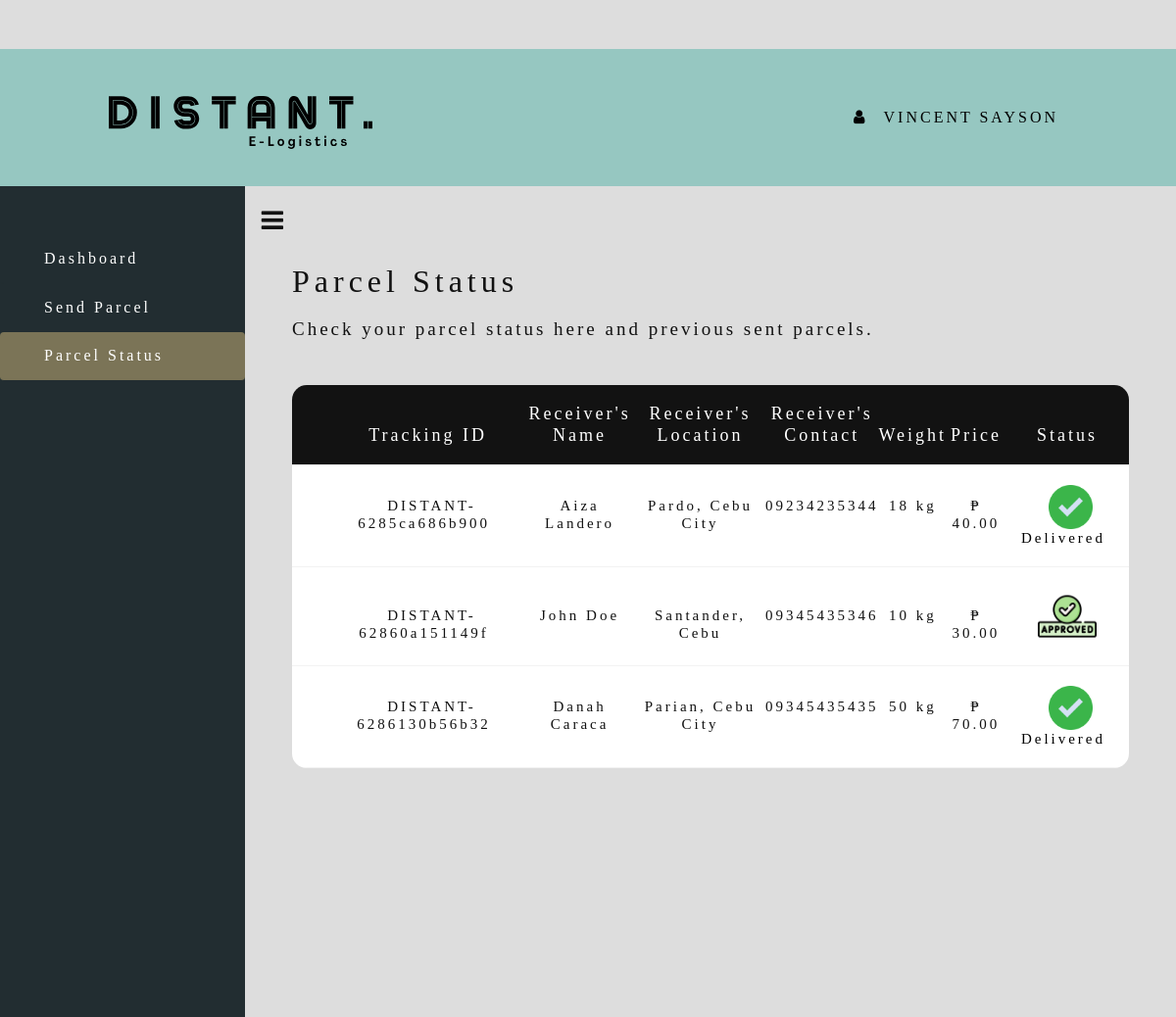
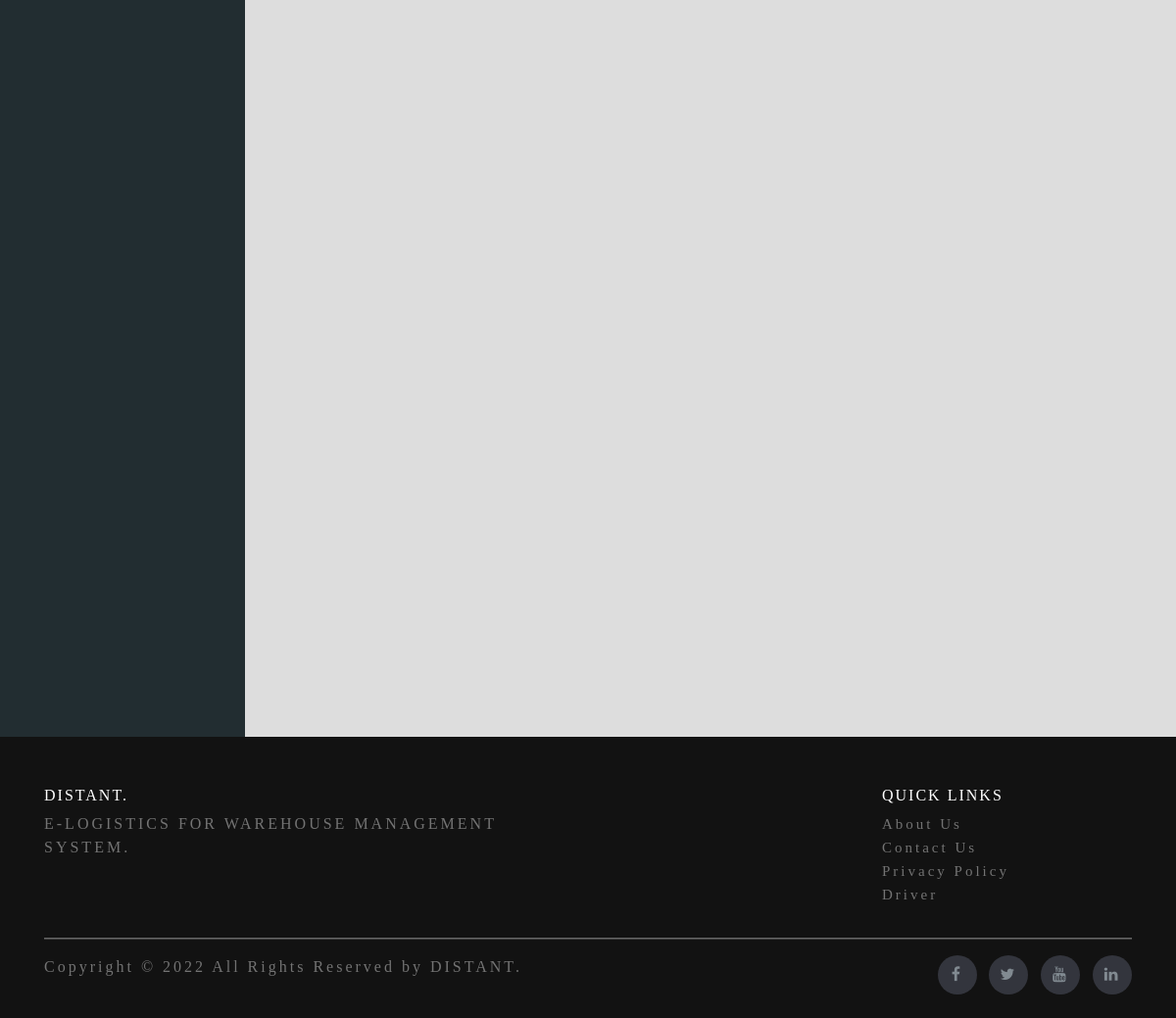
The page /user/customer/parcel-status.php (signed in) on the database its author committed (2 pictures, top to bottom).
### tables this page shows
CREATE TABLE `parcels` (
  `id` int(11) NOT NULL,
  `fullname` varchar(255) NOT NULL,
  `address` varchar(255) NOT NULL,
  `contact` varchar(255) NOT NULL,
  `sender_id` int(11) NOT NULL,
  `status` varchar(255) NOT NULL DEFAULT 'To Be Approve',
  `pick_up` date DEFAULT NULL,
  `pick_up_time` time DEFAULT NULL,
  `real_pick_up` date DEFAULT NULL,
  `real_pick_up_time` time DEFAULT NULL,
  `driver_id` int(11) NOT NULL,
  `est` date DEFAULT NULL,
  `est_time` time DEFAULT NULL,
  `real_est` date DEFAULT NULL,
  `real_est_time` time DEFAULT NULL,
  `weight` varchar(255) DEFAULT NULL,
  `rate` varchar(255) DEFAULT NULL,
  `tracking_id` varchar(255) DEFAULT NULL,
  `parcel_location` varchar(255) NOT NULL DEFAULT 'not-defined'
);

### process/functions.php (called while the page is built, shortened)
<?php
function show_data($table_name, $pk, $id)
{
    $conn = connect();
    $sql = "SELECT * FROM $table_name WHERE $pk = '$id'";
    $result = $conn->query($sql);
    if ($result == TRUE) {
        return $result->fetch_assoc();
    }
}
function show_data_multiple($table_name, $pk, $id)
{
    $conn = connect();
    $sql = "SELECT * FROM $table_name WHERE $pk = '$id'";
    $result = $conn->query($sql);
    if ($result->num_rows > 0) {
        $rows = array();
        while ($row  = $result->fetch_assoc()) {
            $rows[] = $row;
        }
        return $rows;
    } else {
        return FALSE;
    }
}

### user/customer/parcel-status.php (the view, shortened to what this page needs)
<?php
    include("check_user.php");
    include '../../process/functions.php';
    $data = show_data('parcels', 'sender_id', $_SESSION['id']);
?>
<!DOCTYPE html>
<html lang="en">
    <head>
        <link href="/distant-elogistics/css/bootstrap.css" rel="stylesheet" type="text/css" media="all" />
        <link href="/distant-elogistics/css/style.css" rel="stylesheet" type="text/css" media="all" />
        <link href="/distant-elogistics/css/easy-responsive-tabs.css" rel='stylesheet' type='text/css'/>
        <link href="/distant-elogistics/css/font-awesome.css" rel="stylesheet">
        <link rel="stylesheet" href="/distant-elogistics/user/css/nav-style.css">
    </head>
    <body class="bbg1">
        <?php
            include ("header.php");
        ?>
		<div id="user-body" class="d-flex align-items-stretch" style="min-height: 200%;">
		    <nav id="sidebar">
				<div id="btn-mn" class="custom-menu">
					<button type="button" id="sidebarCollapse" class="btn-menu">
                        <i class="fa fa-bars"></i>
	                </button>
                </div>
                <ul class="nav nav-pills flex-column mb-5 stick-nav">
                    <li class="nav-item" style="margin-top: 50px;">
                        <a href="index.php" class="nav-link text-white">
                            Dashboard
                        </a>
                    </li>
                    <li>
                        <a href="send-parcel.php" class="nav-link text-white">
                            Send Parcel
                        </a>
                    </li>
                    <li>
                        <a href="parcel-status.php" class="nav-link active fnt" aria-current="page">
                            Parcel Status
                        </a>
                    </li>
                </ul>
            </nav>
            <div id="content" class="p-4 p-md-5 pt-5">
                <h2 class="head-content">Parcel Status</h2>
                <p class="contp" style="margin-bottom: 40px;" >Check your parcel status here and previous sent parcels.</p>
                <div class="limiter">
                    <div class="container-table100">
                        <div class="wrap-table100">
                            <div class="table">
                                <div class="row-user header-tbluser nohover">
                                    <div class="cell">
                                        <br>Tracking ID
                                    </div>
                                    <div class="cell">
                                        Receiver's<br>Name
                                    </div>
                                    <div class="cell">
                                        Receiver's<br>Location
                                    </div>
                                    <div class="cell">
                                        Receiver's<br>Contact
                                    </div>
                                    <div class="cell">
                                        <br>Weight
                                    </div>
                                    <div class="cell">
                                        <br>Price
                                    </div>
                                    <div class="cell">
                                        <br>Status
                                    </div>
                                </div>
                                <?php if (!empty(show_data_multiple('parcels', 'sender_id', $_SESSION['id']))) : ?>
                                    <?php foreach (show_data_multiple('parcels', 'sender_id', $_SESSION['id']) as $row) : ?>
                                        <div class="row-user">
                                            <div class="cell" data-title="Tracking ID">
                                                <a class="text-decoration-none" style="cursor: pointer; font-family: Agrandir-TextBold;" title="Click to show parcel details." data-bs-toggle="modal" data-bs-target="#<?php echo $row['tracking_id'] ?>">
                                                    <?php echo $row['tracking_id'] ?>
                                                </a>
                                            </div>
                                            <div class="cell" data-title="Receiver's Name">
                                                <?php echo $row['fullname'] ?>
                                            </div>
                                            <div class="cell" data-title="Receiver's Location">
                                                <?php echo $row['address'] ?>
                                            </div>
                                            <div class="cell" data-title="Receiver's Contact">
                                               <?php echo $row['contact'] ?>
                                            </div>
                                            <div class="cell" data-title="Weight">
                                                <?php echo $row['weight'] ?> kg
                                            </div>
                                            <div class="cell" data-title="Price">
                                                ₱ <?php echo $row['rate'] ?>.00
                                            </div>
                                            <?php if ($row['status'] == 'To Be Pick Up') : ?>
                                                <div class="cell" data-title="Status">
                                                    <span style=" color: black;"> <img style="width: 45px;" src="/distant-elogistics/images/tbpu.png"> <?php echo $row['status'] ?></span>
                                                </div>
                                            <?php elseif ($row['status'] == 'On The Way' || $row['status'] == 'Return to Warehouse') : ?>
                                                <div class="cell" data-title="Status">
                                                    <span style=" color: black;"> <img style="width: 45px;" src="/distant-elogistics/images/otw.png"> <?php echo $row['status'] ?> </span>
                                                </div>
                                            <?php elseif ($row['status'] == 'Delivered') : ?>
                                                <div class="cell" data-title="Status">
                                                    <span style=" color: black;"> <img style="width: 45px;" src="/distant-elogistics/images/delivered.png"> <?php echo $row['status'] ?></span>
                                                </div>
                                            <?php elseif ($row['status'] == 'To Be Approve') : ?>
                                                <div class="cell" data-title="Status">
                                                    <span style=" color: black;"> <img style="width: 45px;" src="/distant-elogistics/images/action.png"> <?php echo $row['status'] ?></span>
                                                </div>
                                            <?php elseif ($row['status'] == 'Approved') : ?>
                                                <div class="cell" data-title="Status">
                                                    <span style=" color: black;" title="Waiting For Driver"> <img style="width: 60px;" src="/distant-elogistics/images/approved.png">  </span>
                                                </div>
                                            <?php elseif ($row['status'] == 'Pending') : ?>
                                                <div class="cell" data-title="Status">
                                                    <span style=" color: black;"> <img style="width: 45px;" src="/distant-elogistics/images/pending.png"> <?php echo $row['status'] ?></span>
                                                </div>
                                            <?php endif; ?>
                                        </div>
                                    <?php endforeach ?>
                                <?php endif; ?>
                            </div>
                        </div>
                    </div>
                </div>
            </div>
		</div>
        <?php
            require_once (__ROOT__."/landing-page/footer.php");
        ?>
    </body>
</html>

### css/style.css (style rules this page uses)
html, body { margin:0; font-size: 100%; height: 100%; }
.bbg1 { background: #dddddd; }
.fnt { font-family: 'Agrandir-Narrow'; }
::placeholder { color: #7b7457; letter-spacing: 3px; font-family: 'Agrandir-Narrow'; text-align: left; }
p { font-family: 'Agrandir-Narrow'; }
@media only screen and (min-width: 850px) { body { padding: 0 80px; } }

### css/easy-responsive-tabs.css (style rules this page uses)
body { margin: 0px; padding: 0px; }
ul.resp-tabs-list, p { margin: 0px; padding: 0px; }

### rows shown on the page
parcels: tracking "DISTANT-6285ca686b900", fullname "Aiza Landero", address "Pardo, Cebu City", contact "09234235344", weight "18", rate "40", status "Delivered"
parcels: tracking "DISTANT-62860a151149f", fullname "John Doe", address "Santander, Cebu", contact "09345435346", weight "10", rate "30"
parcels: tracking "DISTANT-6286130b56b32", fullname "Danah Caraca", address "Parian, Cebu City", contact "09345435435", weight "50", rate "70", status "Delivered"

### other values the page prints
$_SESSION["fullname"] "VINCENT SAYSON"
